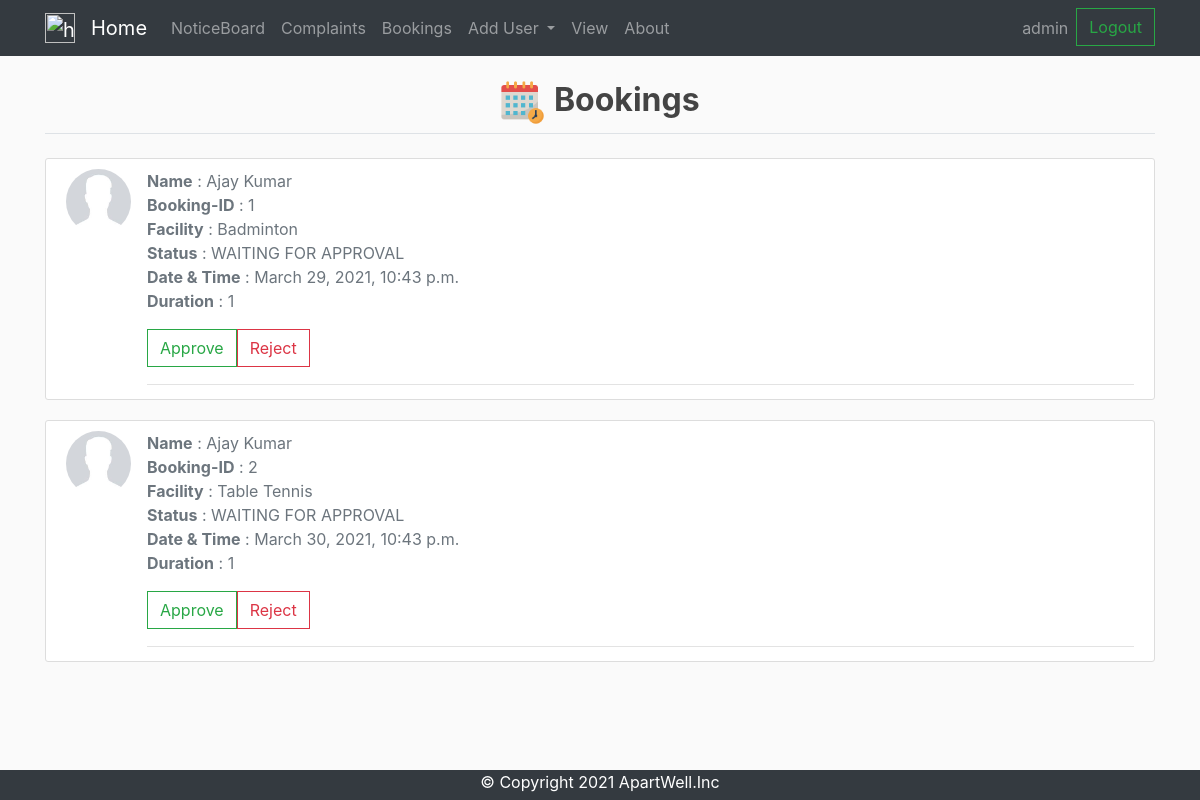
The app's page /bookings-admin/ (signed in), older data.
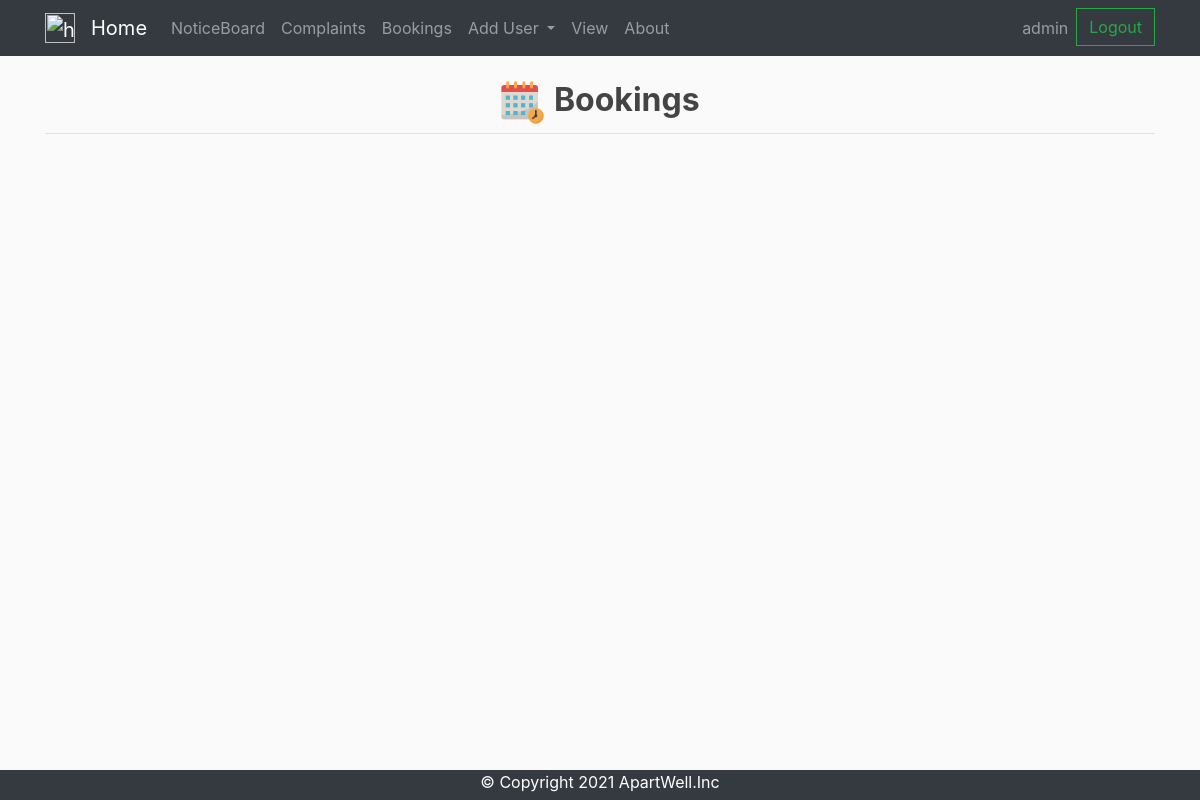
The same page, newer data.
### bookings/models.py (models this page shows)
class Booking(models.Model) :
	WAITING = 'WAIT'
	ALLOTTED = 'ALOT'
	REJECTED = 'REJC'
	status_choices = [
		(WAITING, 'WAITING FOR APPROVAL'),
		(ALLOTTED, 'ALLOTTED'),
		(REJECTED, 'REJECTED'),
	]
	BADMINTON = 'BADM'
	TABLE_TENNIS = 'TATE'
	TENNIS = 'TENS'
	COMMUNITY_HALL = 'COMH'
	facility_choices = [
		(BADMINTON,'Badminton'),
		(TABLE_TENNIS, 'Table Tennis'),
		(TENNIS, 'Tennis'),
		(COMMUNITY_HALL, 'Community Hall'),
	]
	booking_id = models.AutoField(primary_key = True)
	user_id = models.ForeignKey(Resident,on_delete = models.CASCADE)
	facility = models.CharField(max_length = 20, choices = facility_choices)
	status = models.CharField(max_length = 4,choices = status_choices, default = WAITING)
	check_in = models.DateTimeField()
	duration = models.IntegerField()
	check_out = models.DateTimeField(null = True)

### bookings/views.py (the view, shortened to what this page needs)
# urls.py: path('bookings-admin/', views.admin_bookings_view.as_view(), name='admin-booking'),
class admin_bookings_view(generic.ListView) :
	model = Booking
	template_name = 'bookings/bookings_admin.html'
	def get_context_data(self, **kwargs):
	    context = super().get_context_data(**kwargs)
	    context['user_id'] = self.request.user.id
	    image_url_list = []
	    full_name_list = []
	    bookings_list = self.model.objects.all()
	    for c in bookings_list :
	    	resident = Resident.objects.get(user__exact = c.user_id)
	    	full_name = resident.user.first_name + " " + resident.user.last_name
	    	full_name_list.append(full_name)
	    	image_url_list.append(resident.image.url)
	    context['values'] = zip(full_name_list, image_url_list, bookings_list)
	    return context

### bookings/templates/bookings/bookings_admin.html (shortened to what this page needs)
{% extends 'base.html' %}
{% load static %}
{% block content %}
<!DOCTYPE html>
<html>
  <head>
  </head>
  <body>
    <legend class = "border-bottom mb-4"><h2 class="text-center"><img  src="/static/booking.png" width = "45" height = "45" alt="home" /> <strong>Bookings</strong></h2></legend>
        {% for name, image_url, booking in values %}
        <article class="media content-section">
        <img class = "rounded-circle article-img"src = "{{ image_url }}">
        <div class="media-body">
          <div class="article-metadata">
            <medium class="text-muted"><b>Name</b> : {{ name }}</br></medium>
            <medium class="text-muted"><b>Booking-ID</b> : {{ booking.booking_id }}</br></medium>
            <medium class="text-muted"><b>Facility</b> : {{ booking.get_facility_display }}</br></medium>
            <medium class="text-muted"><b>Status</b> : {{ booking.get_status_display }}</br></medium>
            <medium class="text-muted"><b>Date & Time</b> : {{ booking.check_in }}</br></medium>
            <medium class="text-muted"><b>Duration</b> : {{ booking.duration }}</br></medium>
            {% if booking.status == 'WAIT'%}
              <form class="form-inline my-2 my-lg-3" method = "post" action="{% url 'bookings:admin-booking' %}">
                <button  class="btn btn-outline-success my-2 my-sm-0" type = "submit" name = "status" value = 'ALOT'>Approve
                </button>
                <button class="btn btn-outline-danger my-2 my-sm-0" type = "submit" name = "status" value = 'REJC'>Reject
                </button>
              </form>
            {% endif %}
          </div>
        </div>
        </article>
      {% endfor %}
  </body>
</html>
{% endblock %}

Row changes from the older to the newer data that the page shows:
removed Booking: name "Ajay Kumar", booking_id "1", facility "Badminton", status "WAITING FOR APPROVAL", check_in "March 29, 2021, 10:43 p.m.", duration "1"
removed Booking: name "Ajay Kumar", booking_id "2", facility "Table Tennis", status "WAITING FOR APPROVAL", check_in "March 30, 2021, 10:43 p.m.", duration "1"
